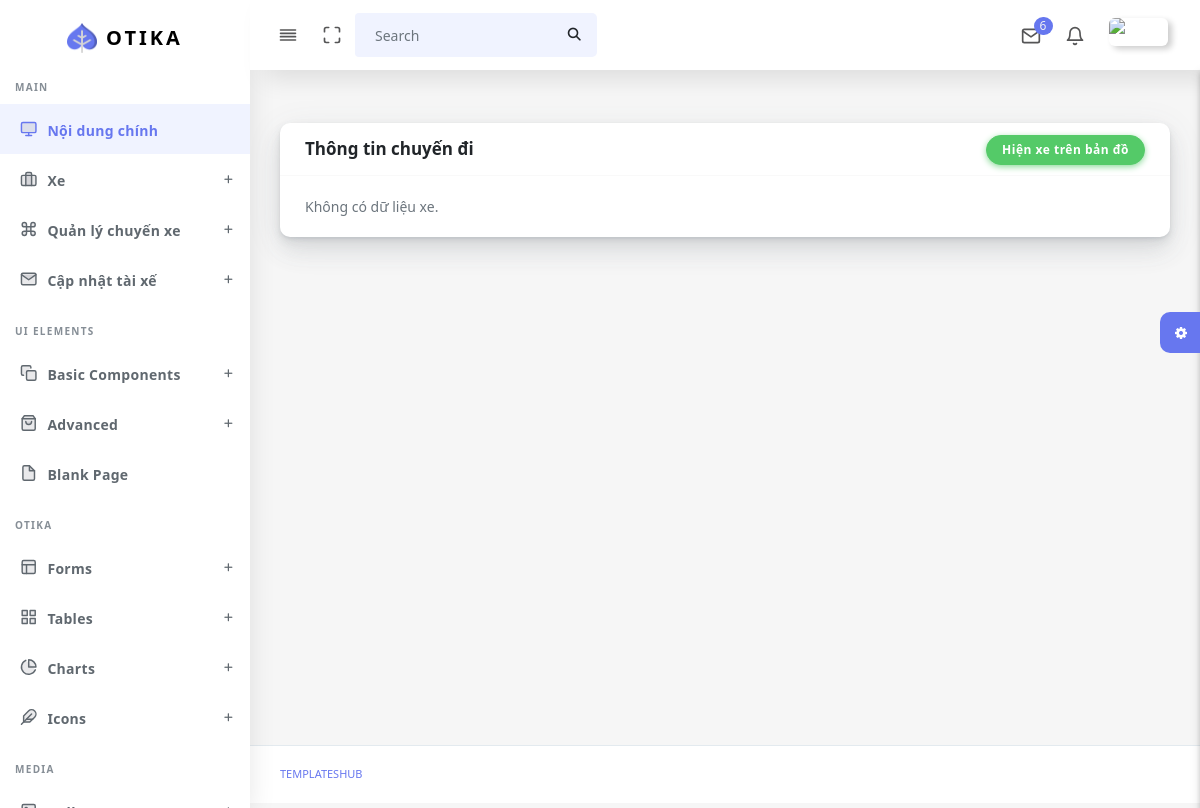
The app's page /taixe/xacnhanchuyendi.php (signed in), older data.
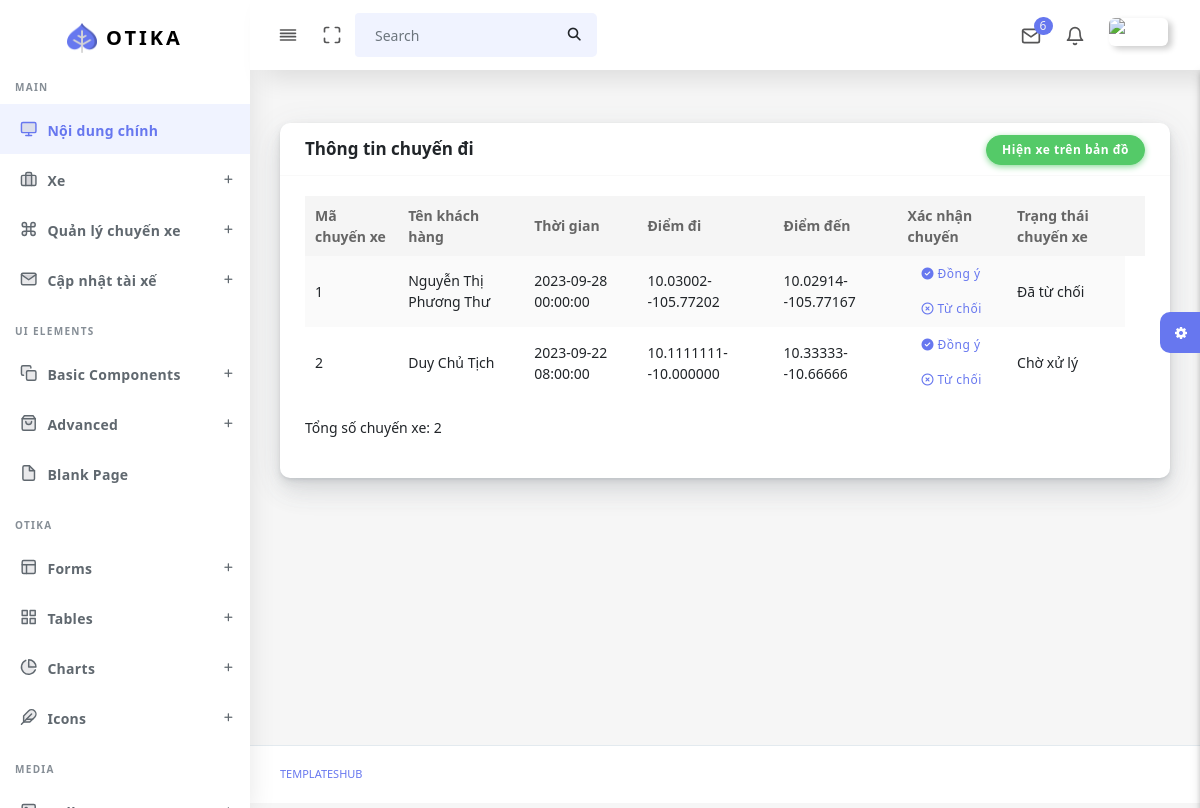
The same page, newer data.
### tables this page shows
CREATE TABLE `chuyenxe` (
  `CX_MA` int(11) NOT NULL,
  `KH_MA` int(11) NOT NULL,
  `TX_MA` int(11) NOT NULL,
  `TD_DATE` datetime NOT NULL,
  `CX_SOKM` float NOT NULL,
  `CX_THANHTIEN` float(8,2) NOT NULL,
  `CX_TDDIEMDI_X` text NOT NULL,
  `CX_TDDIEMDI_Y` text NOT NULL,
  `CX_TDDIEMDEN_X` text NOT NULL,
  `CX_TDDIEMDEN_Y` text NOT NULL,
  `CX_TRANGTHAI` int(1) DEFAULT 0
);

CREATE TABLE `khachhang` (
  `KH_MA` int(11) NOT NULL,
  `QH_MA` int(11) NOT NULL,
  `KH_TEN` varchar(50) NOT NULL,
  `KH_SDT` varchar(10) NOT NULL,
  `KH_EMAIL` varchar(30) NOT NULL,
  `KH_USERNAME` varchar(30) NOT NULL,
  `KH_PASSWORD` varchar(100) NOT NULL,
  `KH_GIOITINH` tinyint(1) NOT NULL
);

### taixe/xacnhanchuyendi.php (the view, shortened to what this page needs)
<!DOCTYPE html>
<html lang="en">
<?php
  include("connect.php");
  include('head.php');
?>
<body>
  <div id="app">
    <div class="main-wrapper main-wrapper-1">
      <div class="navbar-bg"></div>
      <?php
        include('navbar.php');
        include('sidebar.php');
      ?>
      <div class="main-content">
        <section class="section">
          <div class="section-body">
            <div class="row">
            <div class="col-12">
        <div class="card">
            <div class="card-header" style="display: flex; flex-direction: row; justify-content: space-between;">
                <h4>Thông tin chuyến đi</h4>
                <a href="hiendanhsachxetrenbando.php"><button class="btn btn-success" >Hiện xe trên bản đồ</button></a>
            </div>
            <div class="card-body">
                <div class="table-responsive">
                  <?php
                  $sql = "SELECT chuyenxe.*, khachhang.*, taixe.*
                          FROM chuyenxe
                          INNER JOIN khachhang ON chuyenxe.KH_MA = khachhang.KH_MA
                          INNER JOIN taixe ON chuyenxe.TX_MA = taixe.TX_MA
                          WHERE TX_USERNAME = '".$_SESSION["username"]."'";
                  $result = $conn->query($sql);
            if ($result->num_rows > 0) {
                echo '<table class="table table-striped table-hover" id="tableExport" style="width:100%;">';
                echo '<thead>';
                echo '<tr>';
                echo '<th>Mã chuyến xe</th>';
                echo '<th>Tên khách hàng</th>';
                echo '<th>Thời gian</th>';
                echo '<th>Điểm đi</th>';
                echo '<th>Điểm đến</th>';
                echo '<th>Xác nhận chuyến</th>';
                echo '<th>Trạng thái chuyến xe</th>';
                echo '<th></th>';
                echo '</tr>';
                echo '</thead>';
                echo '<tbody>';
                $totalXe = 0;
                while ($row = $result->fetch_assoc()) {
                  echo "<tr>
                          <td>" . $row["CX_MA"] . "</td>
                          <td>" . $row["KH_TEN"] . "</td>
                          <td>" . $row["TD_DATE"] . "</td>
                          <td>" . $row["CX_TDDIEMDI_X"] ."--". $row["CX_TDDIEMDI_Y"] . "</td>
                          <td>" . $row["CX_TDDIEMDEN_X"] ."--". $row["CX_TDDIEMDEN_Y"] . "</td>
                          <td>
                              <form action='' method='post'>
                                  <input type='hidden' name='dongycxid' value='" . $row["CX_MA"] . "'>
                                  <button class='btn btn-link' type='submit'><i class='fa-solid fa-circle-check'></i> Đồng ý</button>
                              </form>
                              <form action='' method='post'>
                                  <input type='hidden' name='tuchoicxid' value='" . $row["CX_MA"] . "'>
                                  <button class='btn btn-link' type='submit'><i class='fa-regular fa-circle-xmark'></i> Từ chối</button>
                              </form>
                          </td>
                          <td>";
                  if ($row["CX_TRANGTHAI"] == 0) {
                      echo "Chờ xử lý";
                  } elseif ($row["CX_TRANGTHAI"] == 1) {
                      echo "Đang thực hiện";
                  } elseif ($row["CX_TRANGTHAI"] == 2) {
                      echo "Đã từ chối";
                  } elseif ($row["CX_TRANGTHAI"] == 3) {
                      echo "Đã hoàn thành";
                  }
                  echo "</td>
                        </tr>";
                  $totalXe++;
              }
              echo '</tbody>';
              echo '</table>';
              echo "<p>Tổng số chuyến xe: $totalXe</p>";
          } else {
              echo "Không có dữ liệu xe.";
          }
          ?>
                </div>
            </div>
        </div>
    </div>
            </div>
          </div>
        </section>
        <div class="settingSidebar">
          <a href="javascript:void(0)" class="settingPanelToggle"> <i class="fa fa-spin fa-cog"></i>
          </a>
        </div>
      </div>
      <footer class="main-footer">
        <div class="footer-left">
          <a href="templateshub.net">Templateshub</a></a>
        </div>
      </footer>
    </div>
  </div>
</body>
</html>

### taixe/head.php (shortened to what this page needs)
<head>
  <link rel="stylesheet" href="assets/css/app.min.css">
  <link rel="stylesheet" href="https://cdnjs.cloudflare.com/ajax/libs/font-awesome/6.4.2/css/all.min.css"
 />
  <link rel="stylesheet" href="assets/css/style.css">
  <link rel="stylesheet" href="assets/css/components.css">
  <link rel="stylesheet" href="assets/css/custom.css">
  <link rel="stylesheet" href="assets/css/font-awesome.min.css">
  <link rel="stylesheet" href="path/to/font-awesome/css/font-awesome.min.css">
  <link rel="stylesheet" href="https://cdnjs.cloudflare.com/ajax/libs/font-awesome/6.1.0/css/all.min.css">
  <link rel="stylesheet" href="https://cdnjs.cloudflare.com/ajax/libs/font-awesome/4.7.0/css/font-awesome.min.css">
  <link rel="stylesheet" href="https://unpkg.com/leaflet@1.9.4/dist/leaflet.css" />
    <link rel="stylesheet" href="https://unpkg.com/leaflet-routing-machine@latest/dist/leaflet-routing-machine.css" />
</head>

### taixe/navbar.php (shortened to what this page needs)
<nav class="navbar navbar-expand-lg main-navbar sticky">
    <div class="form-inline mr-auto">
        <ul class="navbar-nav mr-3">
        <li><a href="#" data-toggle="sidebar" class="nav-link nav-link-lg
                                collapse-btn"> <i data-feather="align-justify"></i></a></li>
        <li><a href="#" class="nav-link nav-link-lg fullscreen-btn">
            <i data-feather="maximize"></i>
            </a></li>
        <li>
            <form class="form-inline mr-auto">
            <div class="search-element">
                <input class="form-control" type="search" placeholder="Search" aria-label="Search" data-width="200">
                <button class="btn" type="submit">
                <i class="fas fa-search"></i>
                </button>
            </div>
            </form>
        </li>
        </ul>
    </div>
    <ul class="navbar-nav navbar-right">
        <li class="dropdown dropdown-list-toggle"><a href="#" data-toggle="dropdown"
            class="nav-link nav-link-lg message-toggle"><i data-feather="mail"></i>
            <span class="badge headerBadge1">
            6 </span> </a>
        </li>
        <li class="dropdown dropdown-list-toggle"><a href="#" data-toggle="dropdown"
            class="nav-link notification-toggle nav-link-lg"><i data-feather="bell" class="bell"></i>
        </a>
        </li>
        <li class="dropdown"><a href="#" data-toggle="dropdown"
            class="nav-link dropdown-toggle nav-link-lg nav-link-user"> <img alt="image" src="assets/img/sontung.jpg"
            class="user-img-radious-style"> <span class="d-sm-none d-lg-inline-block"></span></a>
        </li>
    </ul>
    </nav>

### taixe/sidebar.php (shortened to what this page needs)
<div class="main-sidebar sidebar-style-2">
        <aside id="sidebar-wrapper">
          <div class="sidebar-brand">
            <a href="index.php"> <img alt="image" src="assets/img/logo.png" class="header-logo" /> <span
                class="logo-name">Otika</span>
            </a>
          </div>
          <ul class="sidebar-menu">
            <li class="menu-header">Main</li>
            <li class="dropdown active">
              <a href="index.php" class="nav-link"><i data-feather="monitor"></i><span>Nội dung chính</span></a>
            </li>
            <li class="dropdown">
              <a href="#" class="menu-toggle nav-link has-dropdown"><i
                  data-feather="briefcase"></i><span>Xe</span></a>
            </li>
            <li class="dropdown">
              <a href="#" class="menu-toggle nav-link has-dropdown"><i data-feather="command"></i><span>Quản lý chuyến xe</span></a>
            </li>
            <li class="dropdown">
              <a href="#" class="menu-toggle nav-link has-dropdown"><i data-feather="mail"></i><span>Cập nhật tài xế</span></a>
            </li>
            <li class="menu-header">UI Elements</li>
            <li class="dropdown">
              <a href="#" class="menu-toggle nav-link has-dropdown"><i data-feather="copy"></i><span>Basic
                  Components</span></a>
            </li>
            <li class="dropdown">
              <a href="#" class="menu-toggle nav-link has-dropdown"><i
                  data-feather="shopping-bag"></i><span>Advanced</span></a>
            </li>
            <li><a class="nav-link" href="blank.html"><i data-feather="file"></i><span>Blank Page</span></a></li>
            <li class="menu-header">Otika</li>
            <li class="dropdown">
              <a href="#" class="menu-toggle nav-link has-dropdown"><i data-feather="layout"></i><span>Forms</span></a>
            </li>
            <li class="dropdown">
              <a href="#" class="menu-toggle nav-link has-dropdown"><i data-feather="grid"></i><span>Tables</span></a>
            </li>
            <li class="dropdown">
              <a href="#" class="menu-toggle nav-link has-dropdown"><i
                  data-feather="pie-chart"></i><span>Charts</span></a>
            </li>
            <li class="dropdown">
              <a href="#" class="menu-toggle nav-link has-dropdown"><i data-feather="feather"></i><span>Icons</span></a>
            </li>
            <li class="menu-header">Media</li>
            <li class="dropdown">
              <a href="#" class="menu-toggle nav-link has-dropdown"><i data-feather="image"></i><span>Gallery</span></a>
            </li>
          </ul>
        </aside>
      </div>

Row changes from the older to the newer data that the page shows:
now on this page (row edited): chuyenxe: CX_MA "1", KH_MA.KH_TEN "Nguyễn Thị Phương Thư", TD_DATE "2023-09-28 00:00:00", CX_TDDIEMDI_X "10.03002", CX_TDDIEMDI_Y "105.77202", CX_TDDIEMDEN_X "10.02914", CX_TDDIEMDEN_Y "105.77167", CX_TRANGTHAI "Đã từ chối"
added chuyenxe: CX_MA "2", KH_MA.KH_TEN "Duy Chủ Tịch", TD_DATE "2023-09-22 08:00:00", CX_TDDIEMDI_X "10.1111111", CX_TDDIEMDI_Y "10.000000", CX_TDDIEMDEN_X "10.33333", CX_TDDIEMDEN_Y "10.66666", CX_TRANGTHAI "Chờ xử lý"
Text that changed along with them:
$totalXe: (not shown) → "2"
text no longer shown: "Không có dữ liệu xe."
text now shown: "Mã chuyến xe Tên khách hàng Thời gian Điểm đi Điểm đến Xác nhận chuyến Trạng thái chuyến xe Tổng số chuyến xe:"
